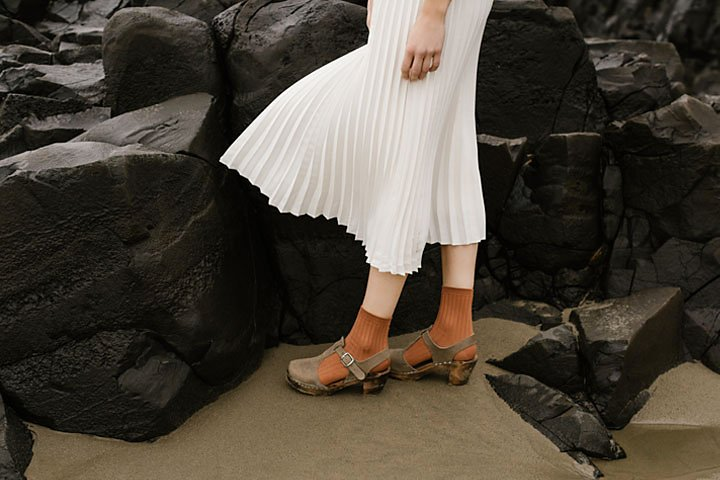
#> input picture a1images/highlights_and_shadows.jpg, 720 x 480 px
$ python q2.py
#> lines starting #> are read from the running program, lines starting #| are printed output that depends on the picture
import os
import cv2 as cv
import numpy as np
import matplotlib.pyplot as plt

# 1. Safely load the image using the absolute path method we set up earlier
script_dir = os.path.dirname(os.path.abspath(__file__))
image_path = os.path.abspath(os.path.join(script_dir, '..', 'a1images', 'highlights_and_shadows.jpg'))

img_bgr = cv.imread(image_path)
#> img_bgr is the input picture: shape (480, 720, 3); mean B, G, R 58.1, 68.6, 75.7

if img_bgr is None:
    print(f"Error: Could not load image from: {image_path}")
else:
    img_rgb = cv.cvtColor(img_bgr, cv.COLOR_BGR2RGB)

    img_lab = cv.cvtColor(img_bgr, cv.COLOR_BGR2LAB)
#> img_lab: shape (480, 720, 3); mean of channels 0, 1, 2 71.3, 129.1, 135

    # Split the channels into L, a, and b
    l, a, b = cv.split(img_lab)
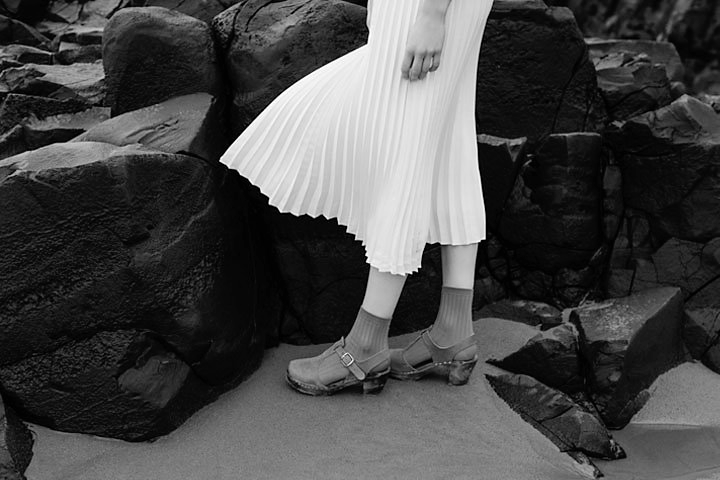
#> l: shape (480, 720); min 0, max 255, mean 71.3
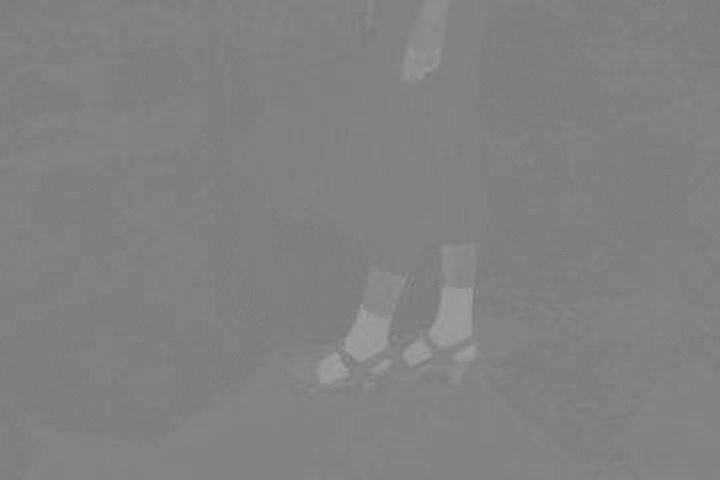
#> a: shape (480, 720); min 119, max 160, mean 129.1
    l_norm = l.astype(np.float32) / 255.0

    gamma = 0.5

    l_corrected_norm = np.power(l_norm, gamma)
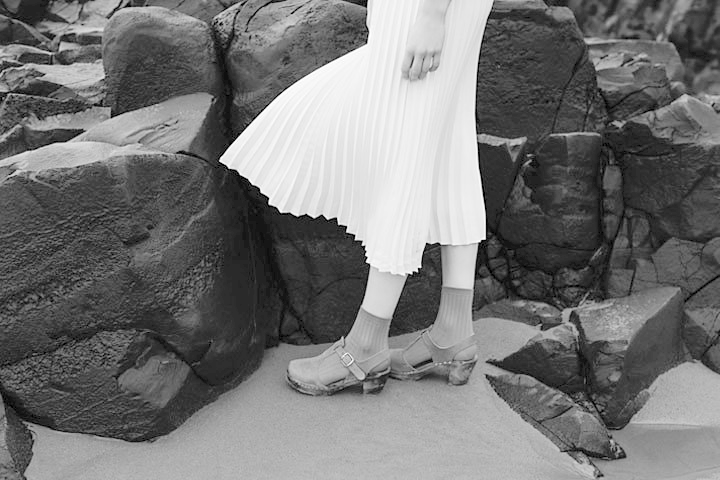
#> l_corrected_norm: shape (480, 720) float32; min 0, max 1, mean 0.462
    l_corrected = np.uint8(l_corrected_norm * 255)
    lab_corrected = cv.merge((l_corrected, a, b))
#> lab_corrected: shape (480, 720, 3); mean of channels 0, 1, 2 117.3, 129.1, 135

    img_corrected_rgb = cv.cvtColor(lab_corrected, cv.COLOR_LAB2RGB)
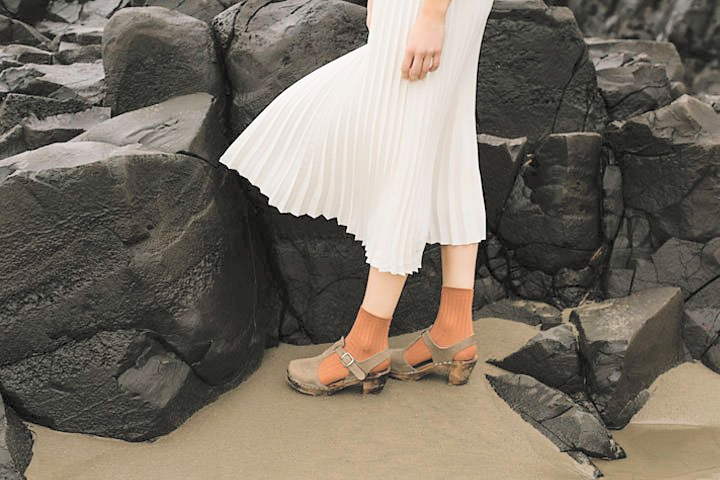
#> img_corrected_rgb: shape (480, 720, 3); mean R, G, B 118.8, 111.1, 100.2

    fig, axes = plt.subplots(2, 2, figsize=(14, 10))

    # Original Image
    axes[0, 0].imshow(img_rgb)
    axes[0, 0].set_title('Original Image')
    axes[0, 0].axis('off')

    # Corrected Image
    axes[0, 1].imshow(img_corrected_rgb)
    axes[0, 1].set_title(f'Gamma Corrected (Gamma = {gamma})')
    axes[0, 1].axis('off')

    # Original Histogram
    axes[1, 0].hist(l.ravel(), bins=256, range=[0, 256], color='gray')
    axes[1, 0].set_title('Histogram of Original L Channel')
    axes[1, 0].set_xlabel('Pixel Intensity')
    axes[1, 0].set_ylabel('Frequency')

    # Corrected Histogram
    axes[1, 1].hist(l_corrected.ravel(), bins=256, range=[0, 256], color='gray')
    axes[1, 1].set_title('Histogram of Corrected L Channel')
    axes[1, 1].set_xlabel('Pixel Intensity')
    axes[1, 1].set_ylabel('Frequency')

    plt.tight_layout()
    plt.show()
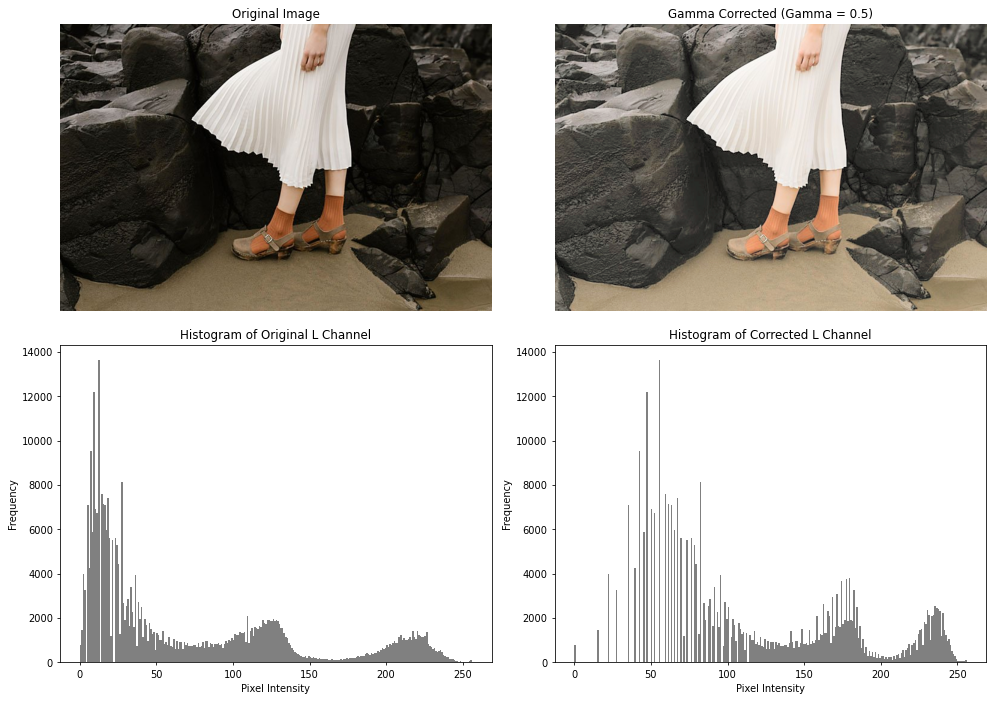
#> figure drawn by matplotlib, 4 panels; panel 3: tallest bar 13634 high, from x = 12 to 13; panel 4: tallest bar 13634 high, from x = 55 to 56

$ run again, with a1images/daisy.jpg copied over a1images/highlights_and_shadows.jpg
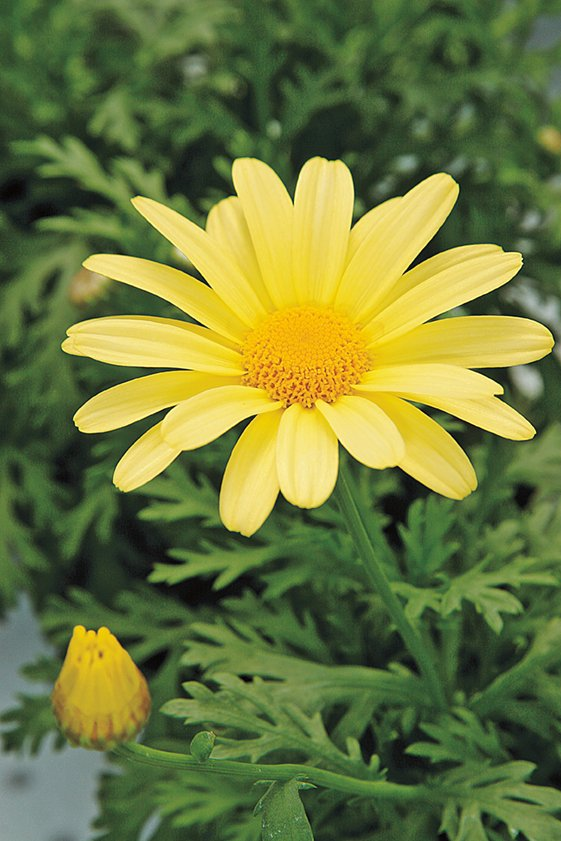
#> input picture a1images/daisy.jpg, 561 x 841 px
#> img_bgr is the input picture: shape (841, 561, 3); mean B, G, R 60.7, 120.3, 108.5
#> img_lab: shape (841, 561, 3); mean of channels 0, 1, 2 121.3, 114.4, 157.2
#> lab_corrected: shape (841, 561, 3); mean of channels 0, 1, 2 169.5, 114.4, 157.2
#> `img_corrected_rgb = cv.cvtColor(lab_corrected, cv.COLOR_LAB2RGB)`:
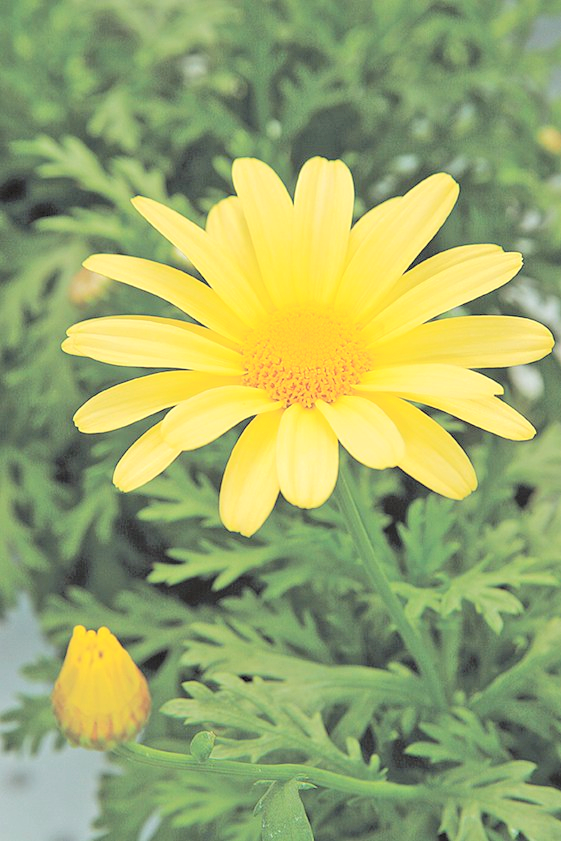
#> img_corrected_rgb: shape (841, 561, 3); mean R, G, B 154.9, 168.3, 106.8
#> `plt.show()`:
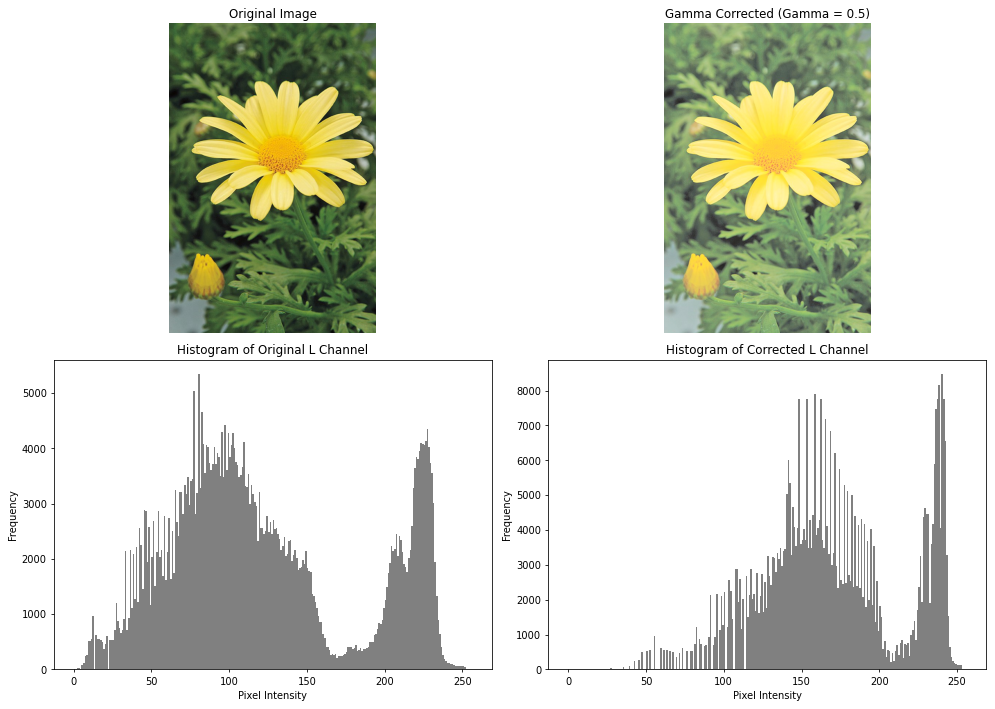
#> figure drawn by matplotlib, 4 panels; panel 3: tallest bar 5335 high, from x = 80 to 81; panel 4: tallest bar 8463 high, from x = 240 to 241

$ run again, with a1images/emma.jpg copied over a1images/highlights_and_shadows.jpg
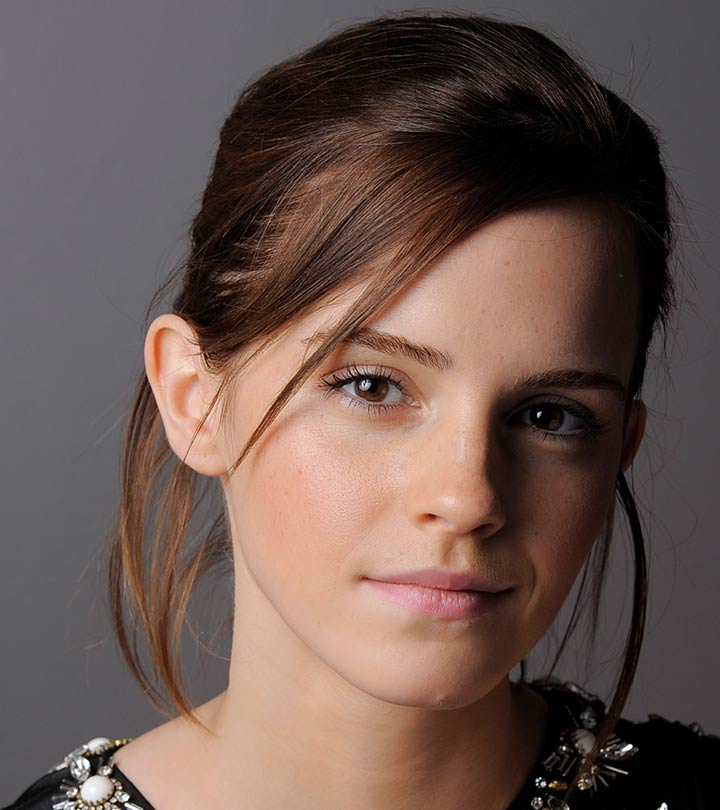
#> input picture a1images/emma.jpg, 720 x 810 px
#> img_bgr is the input picture: shape (810, 720, 3); mean B, G, R 80.1, 87.4, 106.8
#> img_lab: shape (810, 720, 3); mean of channels 0, 1, 2 97, 134.8, 135.1
#> lab_corrected: shape (810, 720, 3); mean of channels 0, 1, 2 145.4, 134.8, 135.1
#> `img_corrected_rgb = cv.cvtColor(lab_corrected, cv.COLOR_LAB2RGB)`:
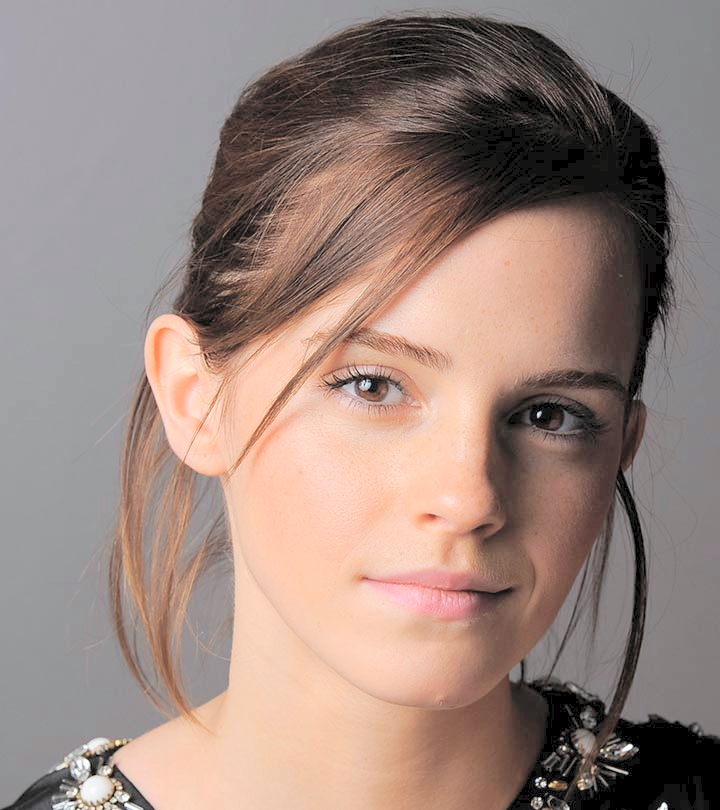
#> img_corrected_rgb: shape (810, 720, 3); mean R, G, B 155.3, 134.6, 126.8
#> `plt.show()`:
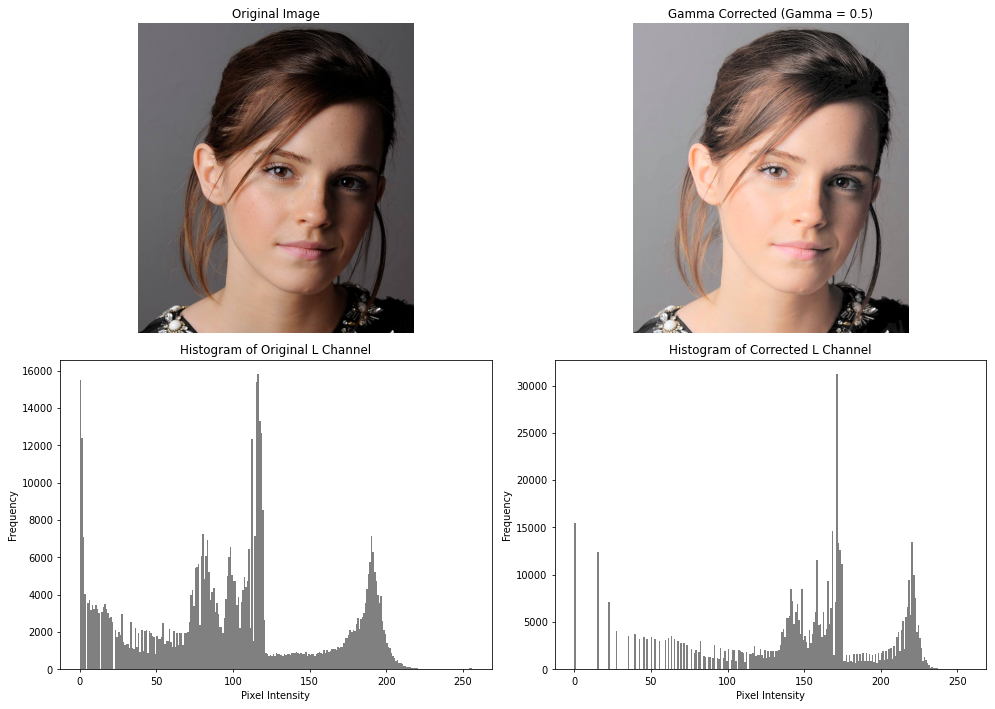
#> figure drawn by matplotlib, 4 panels; panel 3: tallest bar 15795 high, from x = 116 to 117; panel 4: tallest bar 31175 high, from x = 171 to 172
